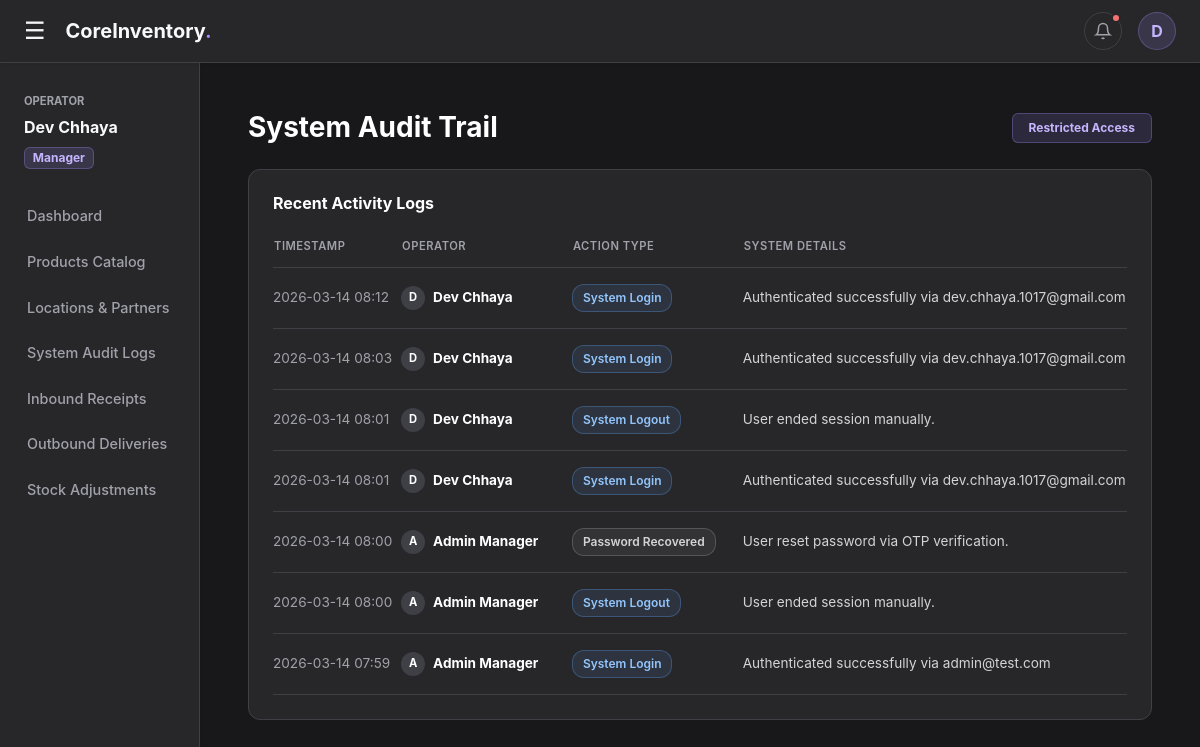
The page /audit (signed in) on the database as committed earlier.
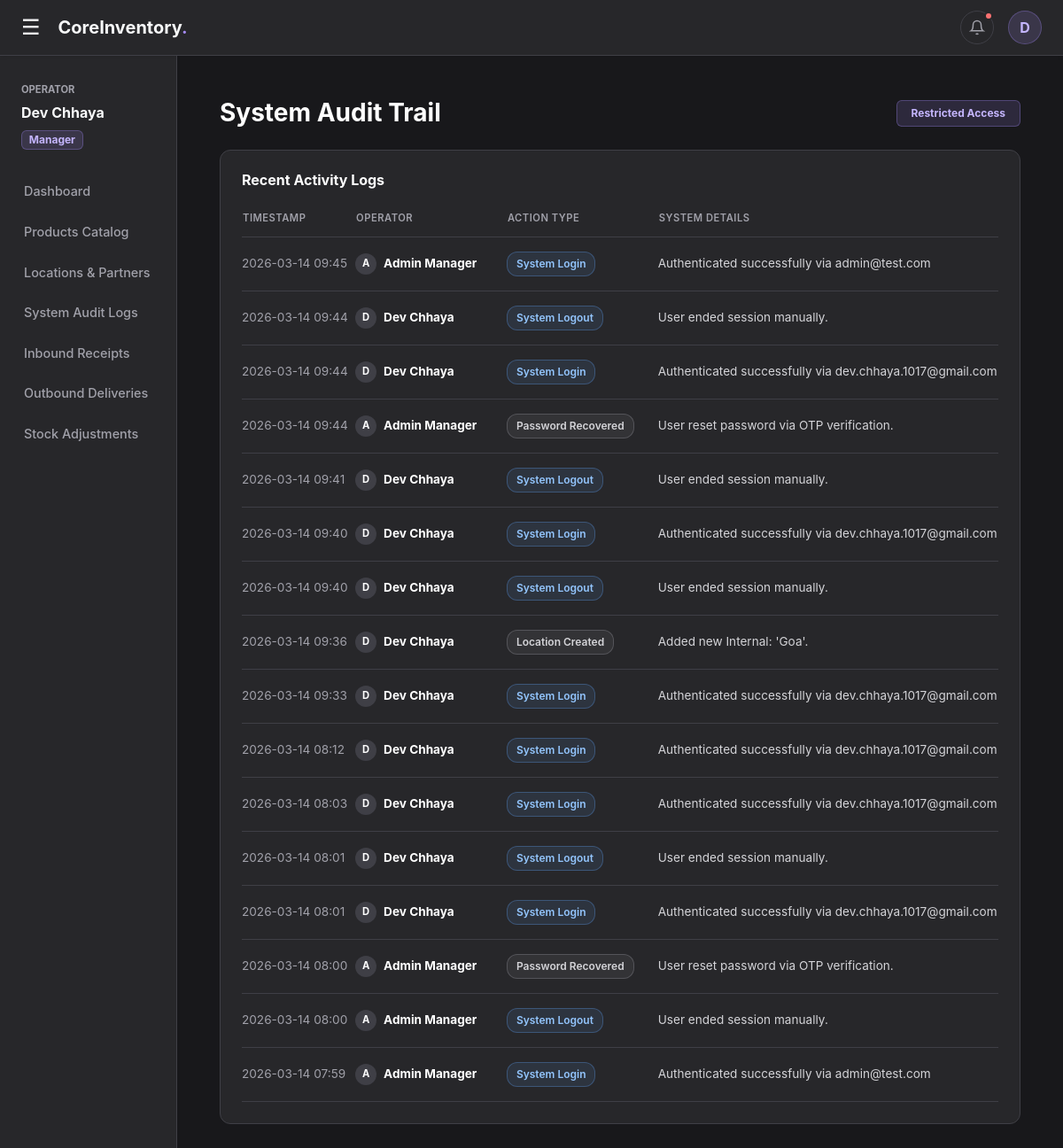
The same page on the database as committed later.
### app.py (models this page shows)
class User(db.Model):
    __tablename__ = 'users'
    id = db.Column(db.Integer, primary_key=True)
    username = db.Column(db.String(50), unique=True, nullable=False)
    email = db.Column(db.String(100), unique=True, nullable=False)
    password_hash = db.Column(db.String(255), nullable=False)
    role = db.Column(db.String(20), nullable=False, default='Manager')
    address = db.Column(db.Text, nullable=True)
    preferred_payment = db.Column(db.String(20), nullable=True, default='UPI')
    reset_otp = db.Column(db.String(6), nullable=True)
    otp_expiry = db.Column(db.DateTime, nullable=True)

class AuditLog(db.Model):
    __tablename__ = 'audit_logs'
    id = db.Column(db.Integer, primary_key=True)
    user_id = db.Column(db.Integer, db.ForeignKey('users.id'))
    action = db.Column(db.String(100), nullable=False)
    details = db.Column(db.Text, nullable=True)
    timestamp = db.Column(db.DateTime, default=datetime.utcnow)
    user = db.relationship('User', backref='logs')

### app.py (the view)
@app.route('/audit')
@login_required
@role_required('Manager')
def audit_logs():
    logs = AuditLog.query.order_by(AuditLog.timestamp.desc()).limit(100).all()
    return render_template('audit.html', logs=logs)

### app.py (called while the page is built)
@app.context_processor
def inject_global_data():
    if 'user_id' in session:
        nav_pending = InventoryOperation.query.filter(InventoryOperation.status != 'Done').order_by(InventoryOperation.created_at.desc()).limit(4).all()
        nav_completed = InventoryOperation.query.filter_by(status='Done').order_by(InventoryOperation.created_at.desc()).limit(4).all()
        return dict(nav_pending=nav_pending, nav_completed=nav_completed)
    return dict()

def login_required(f):
    @wraps(f)
    def decorated_function(*args, **kwargs):
        if 'user_id' not in session: return redirect(url_for('login'))
        user = User.query.get(session['user_id'])
        if not user:
            session.clear()
            return redirect(url_for('login'))
        return f(*args, **kwargs)
    return decorated_function

def role_required(allowed_role):
    def decorator(f):
        @wraps(f)
        def decorated_function(*args, **kwargs):
            if session.get('user_role') != allowed_role:
                flash(f'Access Denied: Requires {allowed_role} clearance.', 'danger')
                return redirect(url_for('dashboard'))
            return f(*args, **kwargs)
        return decorated_function
    return decorator

### templates/audit.html (shortened to what this page needs)
{% extends "base.html" %}
{% block content %}
<div class="d-flex justify-content-between align-items-center mb-4">
    <h1 class="h3 text-white fw-bold mb-0">System Audit Trail</h1>
    <span class="badge" style="background: rgba(167, 139, 250, 0.15); color: #C4B5FD; border: 1px solid rgba(167, 139, 250, 0.3); padding: 8px 16px;">Restricted Access</span>
</div>
<div class="panel-card">
    <h6 class="text-white fw-bold mb-4">Recent Activity Logs</h6>
    <div class="table-responsive">
        <table class="custom-table">
            <thead>
                <tr>
                    <th width="15%">Timestamp</th>
                    <th width="20%">Operator</th>
                    <th width="20%">Action Type</th>
                    <th width="45%">System Details</th>
                </tr>
            </thead>
            <tbody>
                {% for log in logs %}
                <tr>
                    <td style="color: #A1A1AA;">{{ log.timestamp.strftime('%Y-%m-%d %H:%M') }}</td>
                    <td class="fw-bold text-white">
                        <div class="d-flex align-items-center">
                            <div style="width: 24px; height: 24px; border-radius: 50%; background: #3F3F46; color: white; display: flex; align-items: center; justify-content: center; font-size: 0.7rem; margin-right: 8px;">
                                {{ log.user.username[0] | upper }}
                            </div>
                            {{ log.user.username }}
                        </div>
                    </td>
                    <td>
                        {% if 'Login' in log.action or 'Logout' in log.action %}
                            <span class="tag tag-login">{{ log.action }}</span>
                        {% elif 'Product' in log.action %}
                            <span class="tag tag-product">{{ log.action }}</span>
                        {% elif 'Receipt' in log.action %}
                            <span class="tag tag-receipt">{{ log.action }}</span>
                        {% elif 'Delivery' in log.action %}
                            <span class="tag tag-delivery">{{ log.action }}</span>
                        {% elif 'Adjust' in log.action %}
                            <span class="tag tag-adjust">{{ log.action }}</span>
                        {% else %}
                            <span class="tag tag-general">{{ log.action }}</span>
                        {% endif %}
                    </td>
                    <td style="color: #D4D4D8;">{{ log.details }}</td>
                </tr>
                {% else %}
                <tr>
                    <td colspan="4" class="text-center text-muted py-5">No logs recorded yet.</td>
                </tr>
                {% endfor %}
            </tbody>
        </table>
    </div>
</div>
{% endblock %}

### templates/base.html (shortened to what this page needs)
<!DOCTYPE html>
<html lang="en">
<head>
    <link href="https://cdn.jsdelivr.net/npm/bootstrap@5.3.0/dist/css/bootstrap.min.css" rel="stylesheet">
</head>
<body>
    <div class="top-navbar sticky-top shadow-sm">
        <div class="d-flex align-items-center">
            <button class="burger-icon" id="sidebarToggle">&#9776;</button>
            <h5 class="mb-0 fw-bold text-light">CoreInventory<span style="color: var(--accent-light)">.</span></h5>
        </div>
        <div class="d-flex align-items-center">
            <div class="dropdown me-3">
                <button class="nav-icon-btn" type="button" data-bs-toggle="dropdown" aria-expanded="false">
                    <svg width="18" height="18" viewBox="0 0 24 24" fill="none" stroke="currentColor" stroke-width="2"><path d="M18 8A6 6 0 0 0 6 8c0 7-3 9-3 9h18s-3-2-3-9"></path><path d="M13.73 21a2 2 0 0 1-3.46 0"></path></svg>
                    {% if nav_pending|length > 0 %}
                        <span class="notification-dot"></span>
                    {% endif %}
                </button>
            </div>
            <div class="dropdown">
                <button class="profile-btn" type="button" data-bs-toggle="dropdown" aria-expanded="false">
                    {{ session.get('user_name', 'U')[0] | upper }}
                </button>
            </div>
        </div>
    </div>
    <div class="container-fluid position-relative">
        <div class="row flex-nowrap">
            <nav id="sidebar" class="col-auto col-md-3 col-lg-2 px-0 sidebar-menu shadow-sm">
                <div class="px-4 mb-4">
                    <small class="text-uppercase fw-bold" style="color: var(--text-muted); font-size: 0.7rem;">Operator</small>
                    <div class="text-light mt-1 fw-bold">{{ session.get('user_name', 'System User') }}</div>
                    <span class="badge mt-2" style="background: rgba(167, 139, 250, 0.15); color: #C4B5FD; border: 1px solid rgba(167, 139, 250, 0.3);">{{ session.get('user_role', 'Guest') }}</span>
                </div>
                <a href="/dashboard">Dashboard</a>
                {% if session.get('user_role') == 'Manager' %}
                    <a href="/products">Products Catalog</a>
                    <a href="/locations">Locations & Partners</a>
                    <a href="/audit">System Audit Logs</a>
                {% endif %}
                <a href="/receipts">Inbound Receipts</a>
                <a href="/deliveries">Outbound Deliveries</a>
                <a href="/adjustments">Stock Adjustments</a>
            </nav>
            <main class="col px-md-5 py-5">
                {% block content %}{% endblock %}
            </main>
        </div>
    </div>
</body>
</html>

### templates/base.html (style rules this page uses)
:root { --bg-dark: #18181B; --surface-dark: #27272A; --border-dark: #3F3F46; --text-primary: #F4F4F5; --text-muted: #A1A1AA; --accent-light: #A78BFA; }
body { background-color: var(--bg-dark); color: var(--text-primary); overflow-x: hidden; font-family: 'Inter', system-ui, sans-serif; }
.top-navbar { background-color: var(--surface-dark); border-bottom: 1px solid var(--border-dark); padding: 12px 24px; display: flex; align-items: center; justify-content: space-between; }
.burger-icon { font-size: 1.5rem; cursor: pointer; margin-right: 20px; border: none; background: none; color: var(--text-primary); padding: 0; transition: color 0.2s; }
.nav-icon-btn { background: transparent; border: 1px solid var(--border-dark); color: var(--text-muted); border-radius: 50%; width: 38px; height: 38px; display: flex; align-items: center; justify-content: center; transition: all 0.2s; position: relative; }
.notification-dot { position: absolute; top: 0px; right: 0px; width: 10px; height: 10px; background-color: #F87171; border-radius: 50%; border: 2px solid var(--surface-dark); }
.profile-btn { background: rgba(167, 139, 250, 0.15); color: #C4B5FD; border: 1px solid rgba(167, 139, 250, 0.3); border-radius: 50%; width: 38px; height: 38px; font-weight: bold; display: flex; align-items: center; justify-content: center; text-decoration: none; cursor: pointer; }
.sidebar-menu { min-height: calc(100vh - 63px); background-color: var(--surface-dark); border-right: 1px solid var(--border-dark); padding-top: 24px; transition: all 0.2s ease-in-out; }
.sidebar-menu a { color: var(--text-muted); text-decoration: none; padding: 12px 24px; display: block; font-weight: 500; font-size: 0.9rem; transition: all 0.2s; border-left: 3px solid transparent; }

### templates/audit.html (style rules this page uses)
.panel-card { background-color: #27272A; border: 1px solid #3F3F46; border-radius: 12px; padding: 24px; }
.custom-table { width: 100%; color: #F4F4F5; font-size: 0.85rem; }
.custom-table th { color: #A1A1AA; text-transform: uppercase; font-size: 0.7rem; letter-spacing: 0.5px; border-bottom: 1px solid #3F3F46; padding-bottom: 12px; font-weight: 600; }
.custom-table td { padding: 16px 0; border-bottom: 1px solid #3F3F46; vertical-align: middle; }
.tag { padding: 4px 10px; border-radius: 12px; font-size: 0.75rem; font-weight: 600; display: inline-block; }
.tag-login { background: rgba(96, 165, 250, 0.1); border: 1px solid rgba(96, 165, 250, 0.3); color: #93C5FD; }
.tag-general { background: rgba(161, 161, 170, 0.1); border: 1px solid rgba(161, 161, 170, 0.3); color: #D4D4D8; }

Rows that differ between the two databases and show on the page:
added AuditLog: timestamp "2026-03-14 09:45", user "A", user.username "Admin Manager", action "System Login", details "Authenticated successfully via admin@test.com"
added AuditLog: timestamp "2026-03-14 09:44", user "D", user.username "Dev Chhaya", action "System Logout", details "User ended session manually."
added AuditLog: timestamp "2026-03-14 09:44", user "D", user.username "Dev Chhaya", action "System Login", details "Authenticated successfully via dev.chhaya.1017@gmail.com"
added AuditLog: timestamp "2026-03-14 09:44", user "A", user.username "Admin Manager", action "Password Recovered", details "User reset password via OTP verification."
added AuditLog: timestamp "2026-03-14 09:41", user "D", user.username "Dev Chhaya", action "System Logout", details "User ended session manually."
added AuditLog: timestamp "2026-03-14 09:40", user "D", user.username "Dev Chhaya", action "System Login", details "Authenticated successfully via dev.chhaya.1017@gmail.com"
added AuditLog: timestamp "2026-03-14 09:40", user "D", user.username "Dev Chhaya", action "System Logout", details "User ended session manually."
added AuditLog: timestamp "2026-03-14 09:36", user "D", user.username "Dev Chhaya", action "Location Created", details "Added new Internal: 'Goa'."
added AuditLog: timestamp "2026-03-14 09:33", user "D", user.username "Dev Chhaya", action "System Login", details "Authenticated successfully via dev.chhaya.1017@gmail.com"
